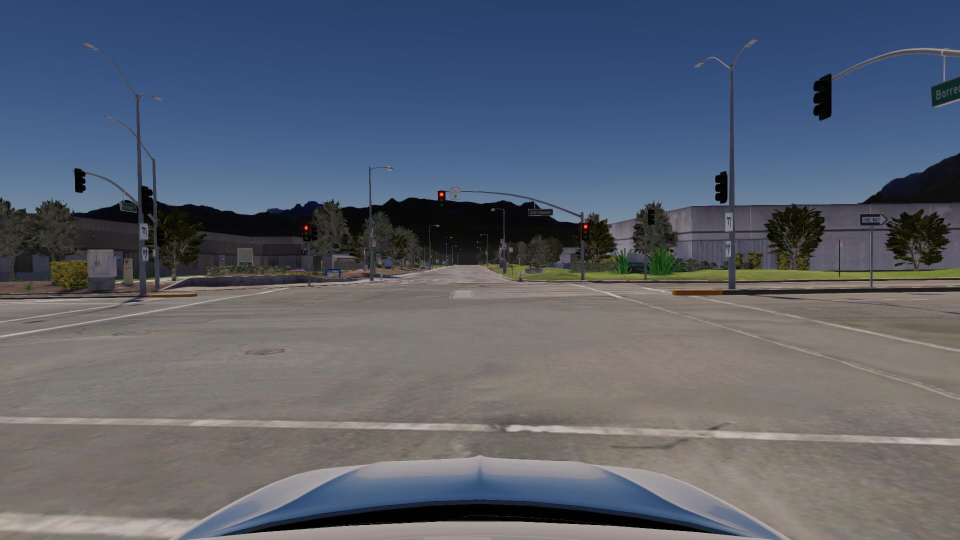
#> input picture Apollo/myTest/image/6mm_image_1725952472_4295928.jpeg, 1920 x 1080 px (shown at 1/2 size)
$ python -i add_noise.py   (imports and definitions only)
#> lines starting #> are read from the running program, lines starting #| are printed output that depends on the picture
import occlusion
import numpy as np
import cv2
import copy
from PIL import Image, ImageDraw,ImageOps,ImageEnhance,ImageFilter
import random
from scipy.spatial import Voronoi, voronoi_plot_2d
from io import BytesIO
import math

out_folder = "/apollo/data/image/"

# 将PIL图像转换为NumPy数组
def pil_to_array(img):
    return np.asarray(img)

# 将NumPy数组转换为PIL图像
def array_to_pil(arr):
    return Image.fromarray(np.uint8(arr))

# [16 lines left out: function add_gaussian_noise, not called in this run]

# 可以通过 OpenCV 的高斯模糊函数实现
def add_blur(image, blur_strength=15):
    """对图像应用高斯模糊"""
    return cv2.GaussianBlur(image, (blur_strength, blur_strength), 0)

# 可以在图像的随机区域上添加矩形或其他形状进行遮挡
# [457 lines left out: functions add_occlusion, add_scatter, add_rain_effect, add_snow_effect, apply_overexposure_pil, apply_white_balance_shift and 10 more, not called in this run]

def add_ice(image,alpha_factor=0.8):
    """添加冰冻效果"""
    # 打开冰霜效果图片和目标图片
    frost_path = '/apollo/modules/myTest/image/ice_origin2.jpeg'  # 冰霜效果图片路径
    frost_image = Image.open(frost_path).convert("RGBA")

    # 将冰霜效果图片调整为与原始图片相同的尺寸
    frost_image = frost_image.resize(image.size)

    # 转换为灰度图并应用阈值提取白色区域作为透明遮罩
    gray_frost = ImageOps.grayscale(frost_image)
    threshold = 200  # 设置阈值，将接近白色的区域提取出来
    mask = gray_frost.point(lambda x: 255 if x > threshold else 0).convert("L")

    # 创建带透明度的冰霜效果图层
    frost_with_alpha = Image.merge("RGBA", (frost_image.split()[0], frost_image.split()[1], frost_image.split()[2], mask))

    # 调整冰霜效果的透明度
    frost_with_alpha = frost_with_alpha.point(lambda p: p * alpha_factor if p < 255 else p)

    # 确保输入的原始图片也是 RGBA 模式
    image = image.convert("RGBA")

    # 使用 alpha_composite 叠加冰霜效果
    image = Image.alpha_composite(image, frost_with_alpha)
    image=image.convert("RGB")

    return image


# [191 lines left out: functions add_dust_effect, process_image_test, process_image, save_image, not called in this run]

>>> import cv2
>>> picture = cv2.imread('image/6mm_image_1725952472_4295928.jpeg', cv2.IMREAD_GRAYSCALE)
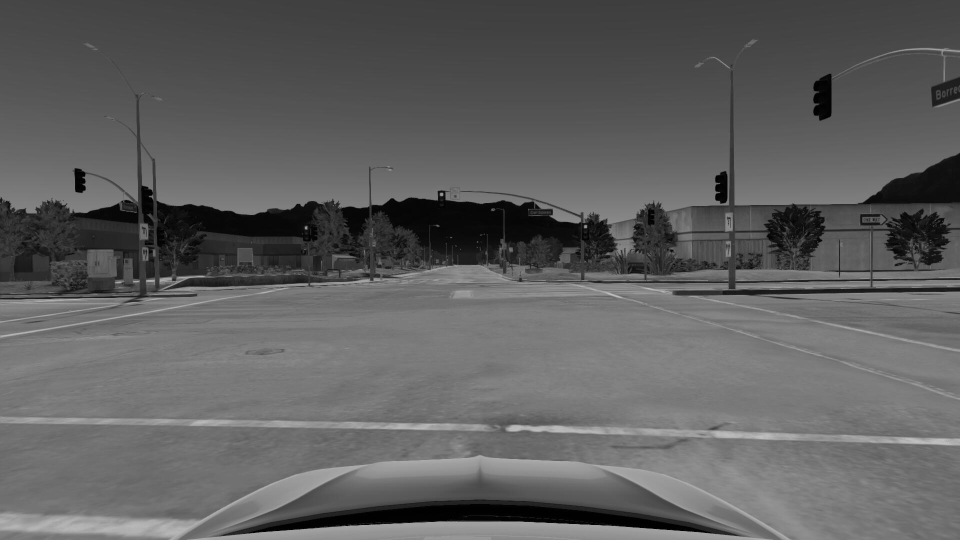
#> picture: shape (1080, 1920) (shown at 1/2 size); min 0, max 198, mean 95.8
>>> result = add_ice(picture)
#> (the run stopped early here; a loop or call above may not have finished)

$ run again, on Apollo/myTest/image/cracks.jpeg
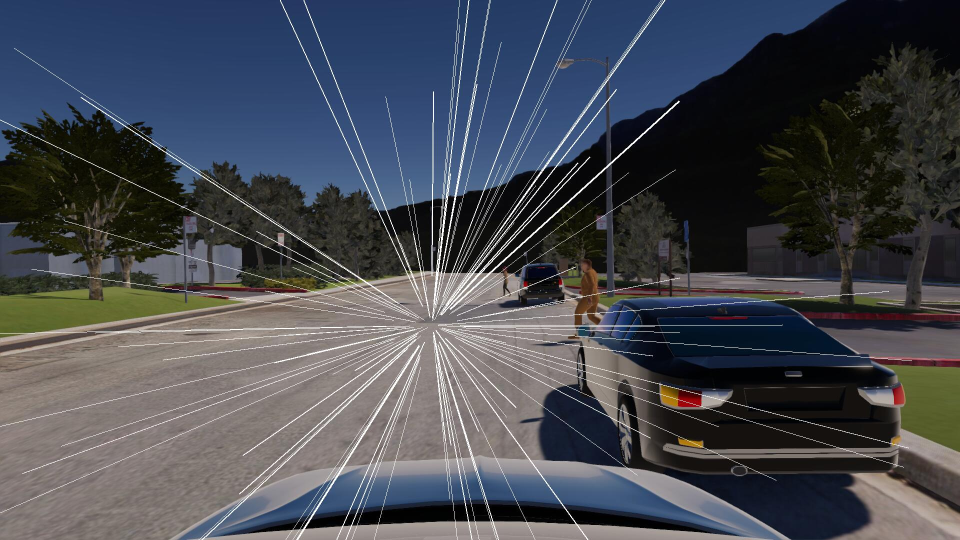
#> input picture Apollo/myTest/image/cracks.jpeg, 1920 x 1080 px (shown at 1/2 size)
#> `picture = cv2.imread('image/6mm_image_1725952472_4295928.jpeg', cv2.IM..`:
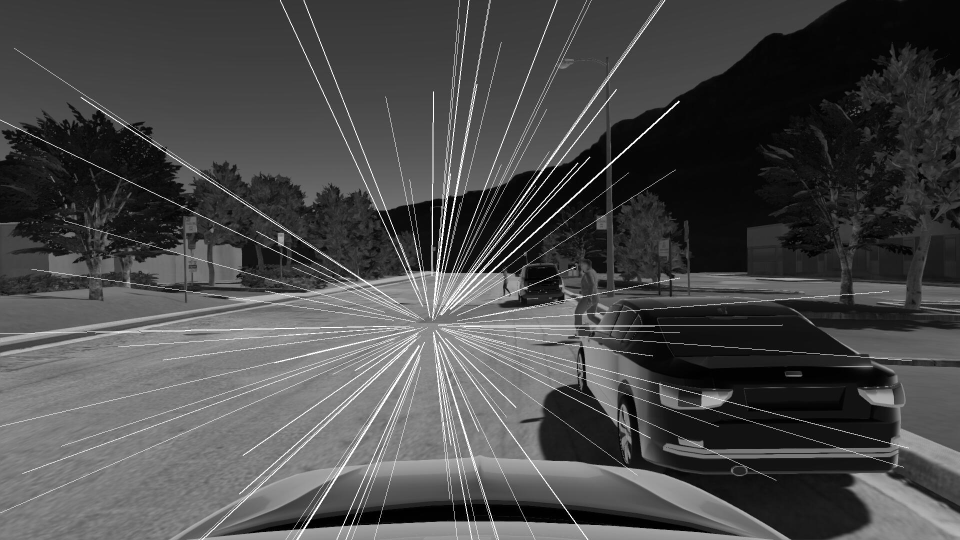
#> picture: shape (1080, 1920) (shown at 1/2 size); min 0, max 255, mean 74

$ run again, on Apollo/myTest/image/dust_effect.jpeg
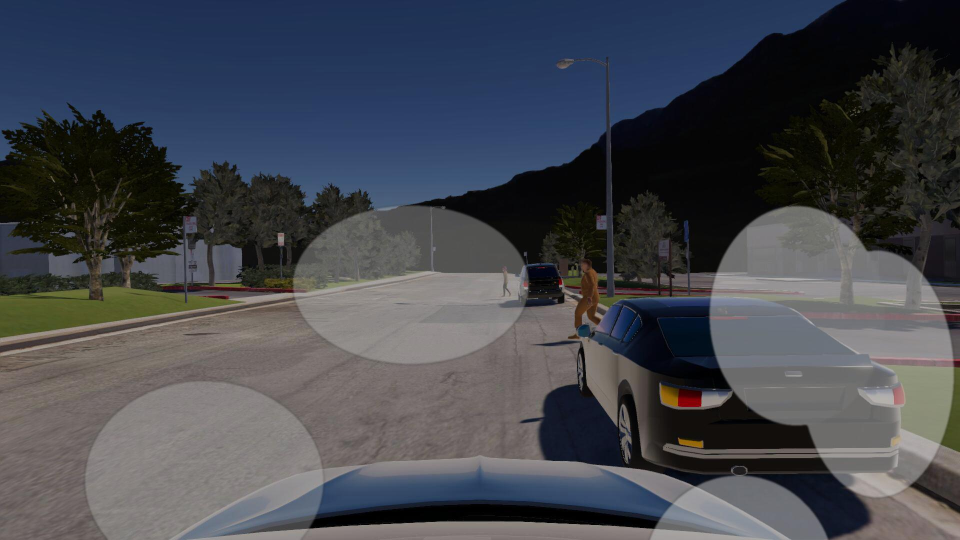
#> input picture Apollo/myTest/image/dust_effect.jpeg, 1920 x 1080 px (shown at 1/2 size)
#> `picture = cv2.imread('image/6mm_image_1725952472_4295928.jpeg', cv2.IM..`:
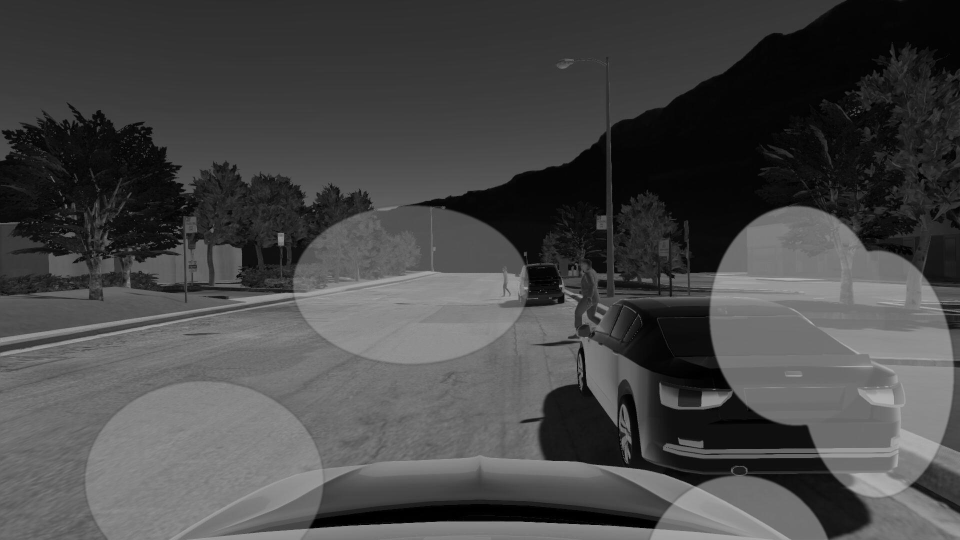
#> picture: shape (1080, 1920) (shown at 1/2 size); min 0, max 200, mean 71.8
